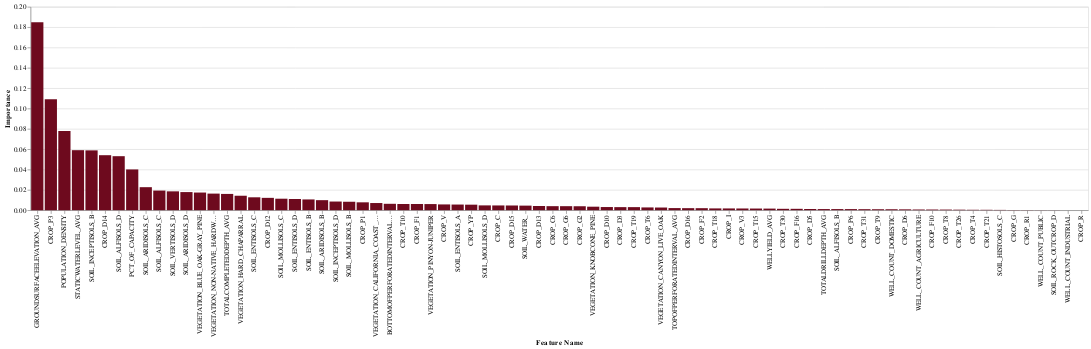

Write notebook code for a chart like this one.
### Markdown cell above
###  Feature Importance

### Code cell
col_list = [ col for col in X_train_impute_df if "TOWNSHIP_RANGE" not in col  and 'YEAR' not in col]
rfreg = RandomForestRegressor().fit(X_train_impute_df[col_list], y_train)
draw_feature_importance(col_list, rfreg.feature_importances_)

### Figure 1 — Vega-Lite specification as saved in the notebook (floating-point values rounded to 4 significant figures)
{"config": {"view": {"continuousWidth": 400, "continuousHeight": 300}}, "data": {"name": "data-c741988bdc630780315289019441c209"}, "mark": {"type": "bar", "color": "#6e0a1e"}, "encoding": {"x": {"field": "Feature Name", "sort": "-y", "type": "nominal"}, "y": {"field": "Importance", "type": "quantitative"}}, "$schema": "https://vega.github.io/schema/vega-lite/v4.17.0.json", "datasets": {"data-c741988bdc630780315289019441c209": [{"Feature Name": "TOTALDRILLDEPTH_AVG", "Importance": 0.001097}, {"Feature Name": "WELLYIELD_AVG", "Importance": 0.001557}, {"Feature Name": "STATICWATERLEVEL_AVG", "Importance": 0.05899}, {"Feature Name": "TOPOFPERFORATEDINTERVAL_AVG", "Importance": 0.002064}, {"Feature Name": "BOTTOMOFPERFORATEDINTERVAL_AVG", "Importance": 0.006271}, {"Feature Name": "TOTALCOMPLETEDDEPTH_AVG", "Importance": 0.01599}, {"Feature Name": "VEGETATION_BLUE_OAK-GRAY_PINE", "Importance": 0.01734}, {"Feature Name": "VEGETATION_CALIFORNIA_COAST_LIVE_OAK", "Importance": 0.007026}, {"Feature Name": "VEGETATION_CANYON_LIVE_OAK", "Importance": 0.00261}, {"Feature Name": "VEGETATION_HARD_CHAPARRAL", "Importance": 0.0142}, {"Feature Name": "VEGETATION_KNOBCONE_PINE", "Importance": 0.003433}, {"Feature Name": "VEGETATION_NON-NATIVE_HARDWOOD_FOREST", "Importance": 0.0163}, {"Feature Name": "VEGETATION_PINYON-JUNIPER", "Importance": 0.006009}, {"Feature Name": "SOIL_ALFISOLS_B", "Importance": 0.001082}, {"Feature Name": "SOIL_ALFISOLS_C", "Importance": 0.01928}, {"Feature Name": "SOIL_ALFISOLS_D", "Importance": 0.05309}, {"Feature Name": "SOIL_ARIDISOLS_B", "Importance": 0.009848}, {"Feature Name": "SOIL_ARIDISOLS_C", "Importance": 0.02262}, {"Feature Name": "SOIL_ARIDISOLS_D", "Importance": 0.0178}, {"Feature Name": "SOIL_ENTISOLS_A", "Importance": 0.005538}, {"Feature Name": "SOIL_ENTISOLS_B", "Importance": 0.01056}, {"Feature Name": "SOIL_ENTISOLS_C", "Importance": 0.01266}, {"Feature Name": "SOIL_ENTISOLS_D", "Importance": 0.011}, {"Feature Name": "SOIL_HISTOSOLS_C", "Importance": 0.0002718}, {"Feature Name": "SOIL_INCEPTISOLS_B", "Importance": 0.05881}, {"Feature Name": "SOIL_INCEPTISOLS_D", "Importance": 0.008495}, {"Feature Name": "SOIL_MOLLISOLS_B", "Importance": 0.008289}, {"Feature Name": "SOIL_MOLLISOLS_C", "Importance": 0.01128}, {"Feature Name": "SOIL_MOLLISOLS_D", "Importance": 0.004717}, {"Feature Name": "SOIL_ROCK_OUTCROP_D", "Importance": 6.676e-05}, {"Feature Name": "SOIL_VERTISOLS_D", "Importance": 0.01852}, {"Feature Name": "SOIL_WATER_", "Importance": 0.004478}, {"Feature Name": "CROP_C", "Importance": 0.004655}, {"Feature Name": "CROP_C6", "Importance": 0.003956}, {"Feature Name": "CROP_D10", "Importance": 0.003088}, {"Feature Name": "CROP_D12", "Importance": 0.01212}, {"Feature Name": "CROP_D13", "Importance": 0.004098}, {"Feature Name": "CROP_D14", "Importance": 0.05406}, {"Feature Name": "CROP_D15", "Importance": 0.004614}, {"Feature Name": "CROP_D16", "Importance": 0.001986}, {"Feature Name": "CROP_D3", "Importance": 0.003001}, {"Feature Name": "CROP_D5", "Importance": 0.001168}, {"Feature Name": "CROP_D6", "Importance": 0.000815}, {"Feature Name": "CROP_F1", "Importance": 0.006053}, {"Feature Name": "CROP_F10", "Importance": 0.0006507}, {"Feature Name": "CROP_F16", "Importance": 0.001339}, {"Feature Name": "CROP_F2", "Importance": 0.001969}, {"Feature Name": "CROP_G", "Importance": 0.0001591}, {"Feature Name": "CROP_G2", "Importance": 0.003868}, {"Feature Name": "CROP_G6", "Importance": 0.003939}, {"Feature Name": "CROP_I", "Importance": 0.001717}, {"Feature Name": "CROP_P1", "Importance": 0.007724}, {"Feature Name": "CROP_P3", "Importance": 0.1092}, {"Feature Name": "CROP_P6", "Importance": 0.001067}, {"Feature Name": "CROP_R", "Importance": 2.592e-06}, {"Feature Name": "CROP_R1", "Importance": 0.0001238}, {"Feature Name": "CROP_T10", "Importance": 0.006061}, {"Feature Name": "CROP_T15", "Importance": 0.001613}, {"Feature Name": "CROP_T18", "Importance": 0.001743}, {"Feature Name": "CROP_T19", "Importance": 0.002996}, {"Feature Name": "CROP_T21", "Importance": 0.000373}, {"Feature Name": "CROP_T26", "Importance": 0.0004961}, {"Feature Name": "CROP_T30", "Importance": 0.001346}, {"Feature Name": "CROP_T31", "Importance": 0.0009759}, {"Feature Name": "CROP_T4", "Importance": 0.000399}, {"Feature Name": "CROP_T6", "Importance": 0.002703}, {"Feature Name": "CROP_T8", "Importance": 0.000599}, {"Feature Name": "CROP_T9", "Importance": 0.0009183}, {"Feature Name": "CROP_V", "Importance": 0.005661}, {"Feature Name": "CROP_V3", "Importance": 0.001673}, {"Feature Name": "CROP_YP", "Importance": 0.005416}, {"Feature Name": "POPULATION_DENSITY", "Importance": 0.07778}, {"Feature Name": "PCT_OF_CAPACITY", "Importance": 0.04006}, {"Feature Name": "GROUNDSURFACEELEVATION_AVG", "Importance": 0.1848}, {"Feature Name": "WELL_COUNT_AGRICULTURE", "Importance": 0.0006739}, {"Feature Name": "WELL_COUNT_DOMESTIC", "Importance": 0.0009107}, {"Feature Name": "WELL_COUNT_INDUSTRIAL", "Importance": 9.73e-06}, {"Feature Name": "WELL_COUNT_PUBLIC", "Importance": 7.984e-05}]}}
